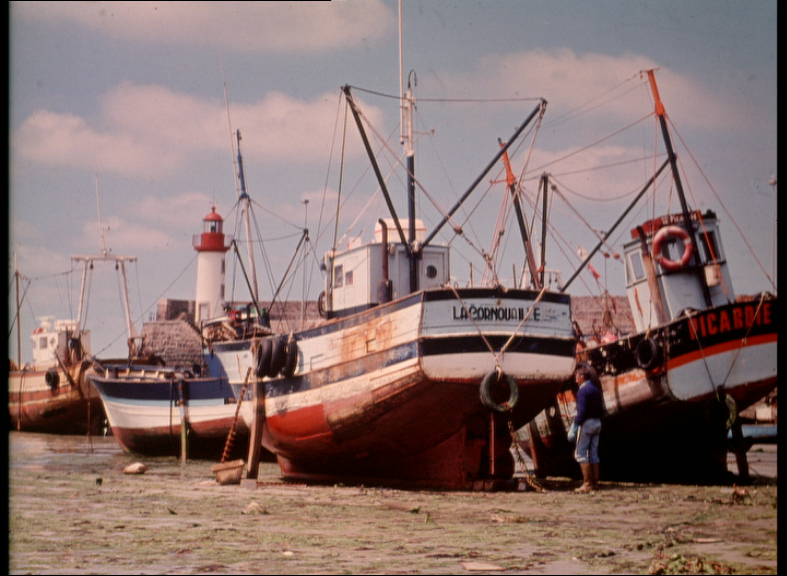
//> input picture OpenMp example/02__real_applications/012__Image_smoothing/Boats.png, 787 x 576 px
$ ./main   (built with g++ and OpenCV 4)
//> lines starting //> are read from the running program, lines starting //| are printed output that depends on the picture
#include <opencv2/opencv.hpp>
#include <opencv2/highgui.hpp>

int main()
{
    cv::Mat in_img, out_img;
    in_img = cv::imread("Boats.png", cv::IMREAD_GRAYSCALE);
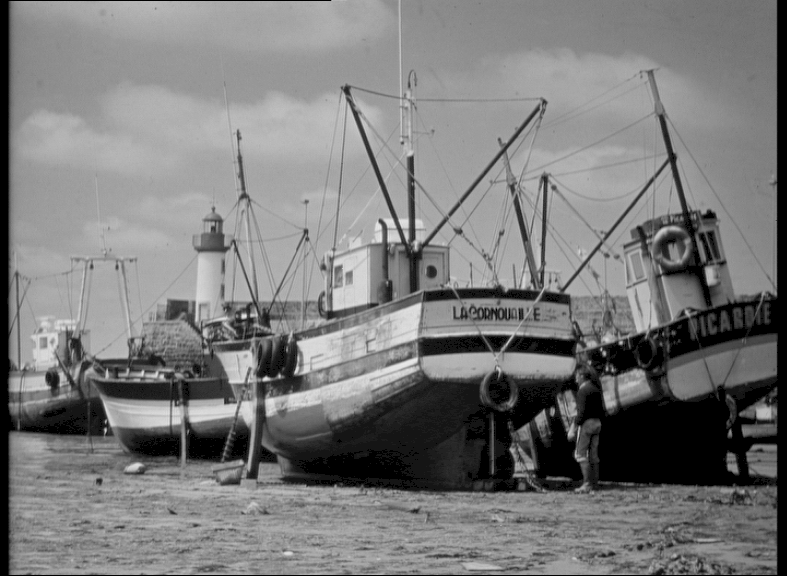
//> in_img: 576 rows x 787 cols, CV_8UC1; min 0, max 233, mean 122.3

    cv::blur(in_img, out_img, cv::Size(7,7));
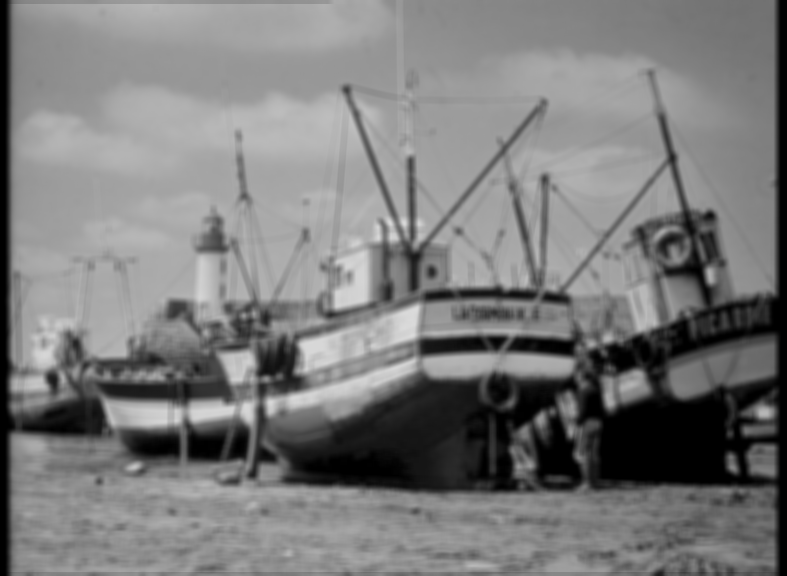
//> out_img: 576 rows x 787 cols, CV_8UC1; min 0, max 219, mean 122.5

    cv::namedWindow("input image", cv::WINDOW_AUTOSIZE);
    cv::namedWindow("output image", cv::WINDOW_AUTOSIZE);

    cv::imshow("input image", in_img);
    cv::imshow("output image", out_img);

    cv::waitKey(0);
    return 0;
}
